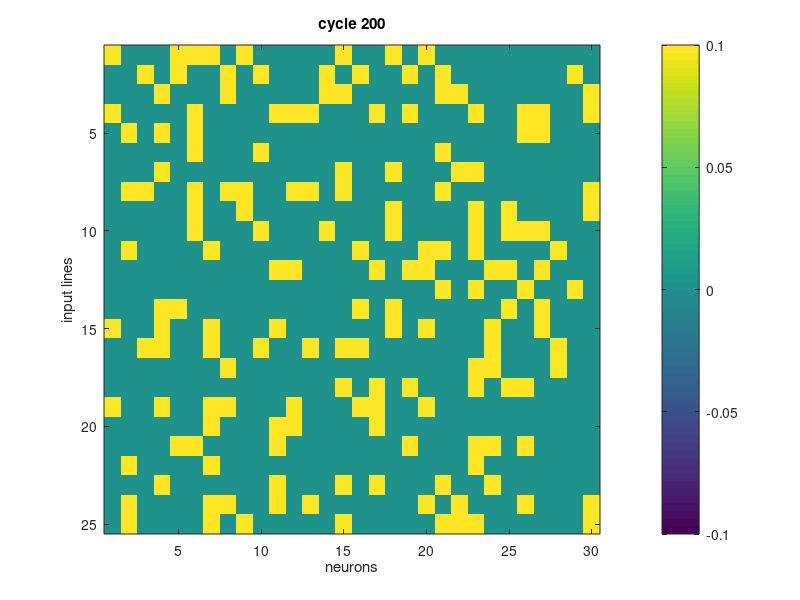

MATLAB code to generate this figure:
function decoding()
%% FUNCTION Runs simulation of neurons using
% adaptive synaptogenesis by Adelsberger-Magnan and Levy
% Chris Kaylin & Blake Thomas, 2014
% modified by Harang Ju, 2017

tic

% --------------------
%%   Random Seeds
% --------------------

seed = 1;
rng(seed);

% --------------------
%%     Functions
% --------------------

% input function
% returns a block of input patterns
% column: an input pattern
% row: an input line
characterLoad = load('chinese_characters.mat');
weightLoad = load('results/finalWeights.mat');
%asciiLoad = load('ascii.mat');
%asciiInputs = repmat(asciiLoad.ascii(:,[9 11]), 1, 100);
%characterInputs = repmat(characterLoad.new(:,[1 6]), 1, 100);
% 9 is +
% 11 is 0
function inputset = getInput
    inputset = characterLoad.chinese_character' * weightLoad.W;
    %inputset = characterInputs;
    %inputset = asciiInputs;
end

% returns a batch of input blocks
BatchSize = 10;
function batchInput = getBatchInput(batchSize)
    [featureCount, inputPatternCount] = size(getInput);
    batchInput = zeros(featureCount, inputPatternCount * batchSize);
    for b = 1 : batchSize
        batchInput(:, (b-1)*inputPatternCount + 1 : ...
            b*inputPatternCount) = getInput;
    end
end

% --------------------
%%     Constants
% --------------------

disp('Setting parameters.');

Directory = 'finalResults'; % to which to save results
NeuronCount = 30; % Number of output neurons
TotalPresentations = 20000; % max number of presentations of input blocks
FireThreshold = 1.0;
ReceptivityThreshold = 0.1; % receptive to synaptogenesis
Epsilon = 1e-2; % learning constant of the synaptic modification rule
Gamma = 1e-2; % constant of the probability of synaptogenesis
InitialWeightValue = 0.1; % value of the weight of new connections
WeightThreshold = 0.05; % connection gets deleted if the weight falls below 0.05
Alpha = 0.25;
StabilityThreshold = 200; % network stable after 
    % [threshold] cycles w/o changes in synapse count
RandomInitializationOn = false; % random initialization of weights
SheddingOn = true;
SynaptogenesisOn = true;
InitialSynapseCountPerNeuron = 1;
DisplayCycle = 50;
[FeatureCount, InputPatternCount] = size(getInput);

% --------------------
%%   Initialization
% --------------------

disp('Initializing variables.');

connectivity = zeros(FeatureCount, NeuronCount);
recentActivity = ReceptivityThreshold / 2 * ones(1, NeuronCount);
stabilityCount = 0;
Ex = repmat(mean(getBatchInput(BatchSize), 2), 1, InputPatternCount);

% synaptogenesis & shedding data
synapseCount = zeros(NeuronCount, TotalPresentations);
synapseCountPresyn = zeros(FeatureCount, TotalPresentations);
synaptogCount = zeros(NeuronCount, TotalPresentations);
sheddingCount = zeros(NeuronCount, TotalPresentations);
excitation = zeros(NeuronCount, TotalPresentations);
meanFirings = zeros(NeuronCount, TotalPresentations);
activity = zeros(NeuronCount, TotalPresentations);

% initialize W with some random connections
for n = 1 : NeuronCount
    randpermFeatures = randperm(FeatureCount);
    connectivity(randpermFeatures(1:InitialSynapseCountPerNeuron), n) = 1;
end
W = InitialWeightValue .* connectivity(:, :);

% Random weight initialization
if RandomInitializationOn
    W = W .* (rand(size(W)) + WeightThreshold);
end

% Initialize time
t = 1;

% track synapse count
synapseCount(:, t) = sum(connectivity);
synapseCountPresyn(:, t) = sum(connectivity, 2);

% --------------------
%%  Begin simulation
% --------------------

disp('Started simulation.')

for t = 2 : TotalPresentations

    % Update Stability Count
    stabilityCount = stabilityCount + 1;

    % Get Inputs
    inputset = getInput;
    % calculate x_i - E[X] as "zeroCenteredInput"
    %zeroCenteredInput = inputset - Ex;

    % Associative Synaptic Modification
    for i = randperm(InputPatternCount)
        %Wpos = W .* (W >= WeightThreshold);
        % postsynaptic excitation
        % get z
        z = inputset(:, i)' * W > FireThreshold;
        % get (x_i - w_i)
        presynTerm = repmat(inputset(:, i), 1, NeuronCount) - W;
        % get delta w = e * z * (x_i - w_i)
        deltaW = (Epsilon * repmat(z, [FeatureCount 1]) .* presynTerm);
        W = W + deltaW .* connectivity;
    end

    % Track Data
    %z = inputset' * W > FireThreshold;
    recentActivity = (1 - Alpha) .* recentActivity + Alpha * mean(z);

    % Synaptic Shedding
    connectionsToShed = (W < WeightThreshold) & connectivity;
    connectivity = connectivity - (SheddingOn .* connectionsToShed);
    W = W .* connectivity;
    stabilityCount = stabilityCount * ~nnz(connectionsToShed);

    % Check for Stability
    if (stabilityCount > StabilityThreshold)
        break
    end

    % Synaptogenesis
    receptivity = recentActivity < ReceptivityThreshold;
    probSynaptog = repmat(Gamma * receptivity, FeatureCount, 1);
    newConnections = probSynaptog > rand(size(connectivity));
    newConnections = SynaptogenesisOn .* newConnections & ~connectivity;
    connectivity = connectivity + newConnections;
    W = W + InitialWeightValue * newConnections;
    stabilityCount = stabilityCount * ~nnz(newConnections);
    
    % Track Data
    sheddingCount(:, t) = sum(connectionsToShed);
    synaptogCount(:, t) = sum(newConnections);
    synapseCount(:, t) = sum(connectivity);
    synapseCountPresyn(:, t) = sum(connectivity, 2);
    activity(:, t) = recentActivity;
    meanFirings(:, t) = mean(z);
    %excitation(:, t) = y;
    
    % Display Data
    if mod(t, DisplayCycle) == 0
        imagesc(W); title(['cycle ', num2str(t)]);
        xlabel('neurons'); ylabel('input lines');
        colorbar; caxis([-0.1 0.1])
        pause(0.001);
    end
end

disp('Done.');

toc

%% Truncate & Save Data
disp('Saving data.');

if exist(Directory, 'dir') == 0
    mkdir(Directory);
elseif exist(Directory, 'dir') ~= 7
    disp([Directory, ' is not a directory. Change "Directory".']);
    return
end

synapseCount(:, t:end) = [];
synapseCountPresyn(:, t:end) = [];
synaptogCount(:, t:end) = [];
sheddingCount(:, t:end) = [];
activity(:, t:end) = [];
meanFirings(:, t:end) = [];
excitation(:, t:end) = [];

% save data
save([Directory, '/', 'finalWeights.mat'], 'W');
save([Directory, '/', 'synapseCount.mat'], 'synapseCount');
save([Directory, '/', 'synapseCountPresyn.mat'], 'synapseCountPresyn');
save([Directory, '/', 'synaptogCount.mat'], 'synaptogCount');
save([Directory, '/', 'sheddingCount.mat'], 'sheddingCount');
save([Directory, '/', 'activity.mat'], 'activity');
save([Directory, '/', 'meanFirings.mat'], 'meanFirings');
save([Directory, '/', 'excitation.mat'], 'excitation');

disp(['Saved results to folder named "' Directory '"']);

end
